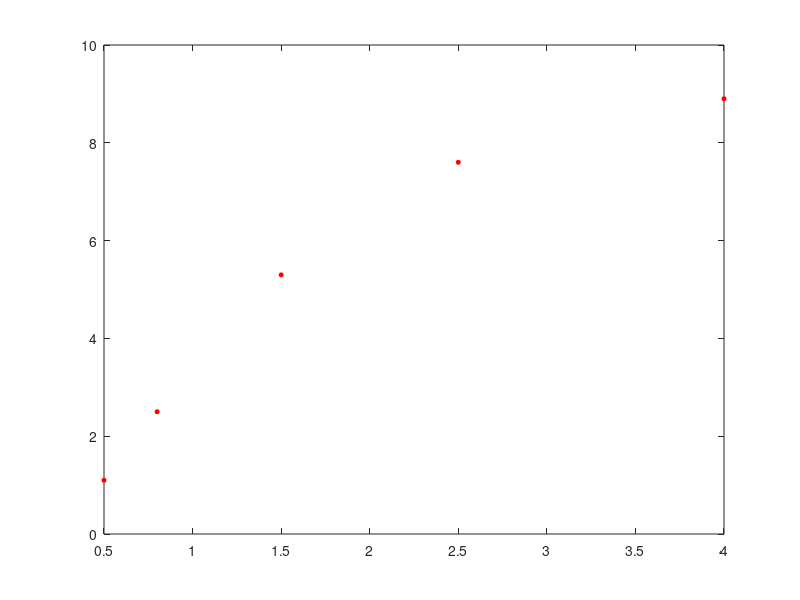
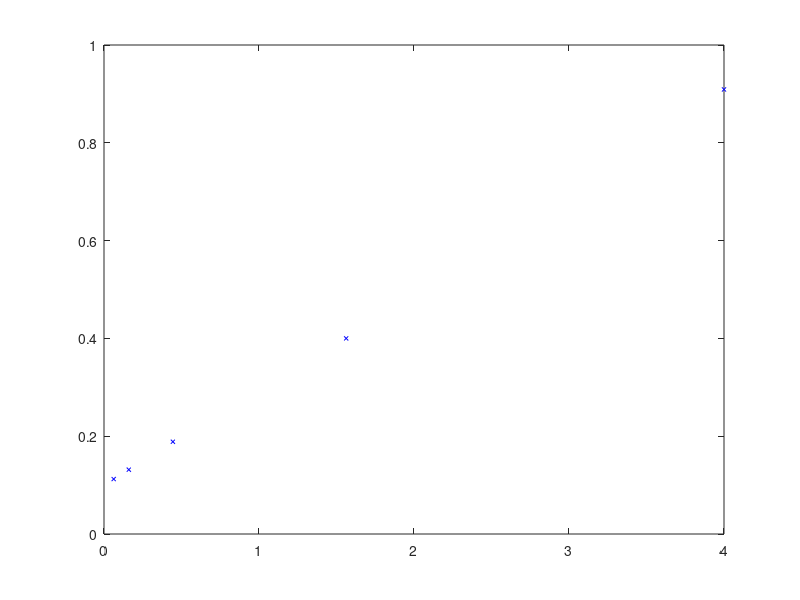
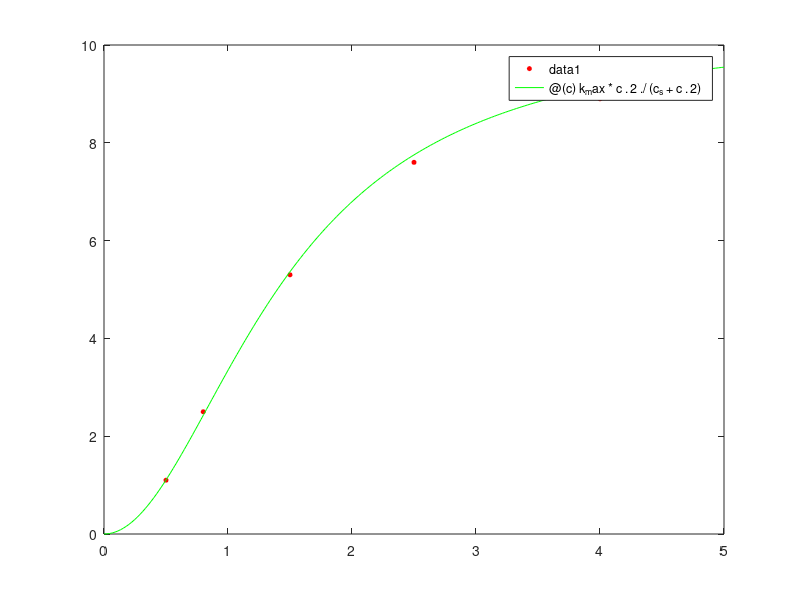

Recreate these plots in MATLAB, in order.
   % UN INVESTIGADOR AH REPORTADO LOS SIGUIENTES DATOS
   % C=0.5,0.8,1.5,2.5,4
   % K=1.1,2.5,5.3,7.6,8.9
   %QUE CORRESPONDEN A UN EXPERIMENTO PARA DETERMINAR LA TASA DE
   %CRECIMIENTO K DE UNA BACTERIA COMO FUNCION DE LA CONCENTRACION DE
   %OXIGENO (C). SE SABE QUE TALES DATOS PUEDEN SER MODELADOS POR LA
   %SIGUIENTE ECUACION:
   % K=(KMAXC^2)/CS+C^2
   %ENCUENTRE EL SISTEMA MATRICIAL DE KMAX Y CS INTENTANDO LINEALIZAR EL
   %MODELO, PARA PREDECIR LA TASA DE CRECIMIENTO CUANDO LA CONCENTRACION DE
   %OXIGENO ES DE 2 MG/L.
   %ESTABLEZCA EL SISTEMA MATRICIAL QUE PERMITA RESOLVER EL PROBLEMA Y UNA
   %GRAFICA QUE MUESTRE LA DISPERSION DE LOS DATOS Y EL MODELO DE AJUSTE.
clc;
clear all;
c=[0.5,0.8,1.5,2.5,4];
k=[1.1,2.5,5.3,7.6,8.9];
plot(c,k,'o','MarkerSize',3,'MarkerFaceColor','r','MarkerEdgeColor','r');
x=1./c.^2;
y=1./k;
figure
plot(x,y,'x','MarkerSize',3,'MarkerFaceColor','b','MarkerEdgeColor','b');
%si satisface por que el comportamiento es linea
%encontrando a a_1 y a_0 
A=[5,6.22944444444445;6.22944444444445,18.6684433641975];
B=[1.74170865230415;4.37329618220070];

a=[A B];

aux=a(2,:);
a(2,:)=a(1,:);
a(1,:)=aux;

a(1,:)=a(1,:)/a(1:1);
a(2,:)=a(2,:)-a(1,:)*a(2,1);

%parte 2
a(2,:)=a(2,:)/a(2,2);
a(1,:)=a(1,:)-a(2,:)*a(1,2);
%continuando con el programa
x=inv(A)*B;

a_0=x(1);
a_1=x(2);

k_max=1/a_0;
c_s=a_1*k_max;

K=@(c) k_max*c.^2./(c_s+c.^2);

figure
plot(c,k,'o','MarkerSize',3,'MarkerFaceColor','r','MarkerEdgeColor','r');
hold on
fplot(K,[0,5],'g');
%evaluar una funcion anonimo
tasa=K(2);

sr=sum((k-K(c)).^2)
st=sum((k-mean(k)).^2)
r=sqrt((st-sr)/st)
